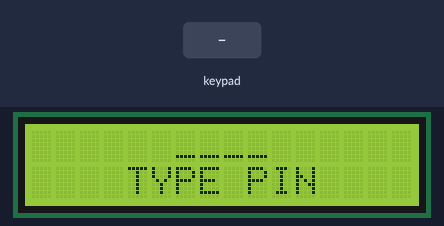
A sketch run on a simulated Arduino Uno, built with avr-gcc and run on an emulated ATmega328P. Parts: 16×2 character LCD. The test bench sets the inputs (shaded band).

Above: at 1.2 s.
1.3 s: keypad keys 9 8 7 6 # pressed 0.4 s apart
At 4.1 s:
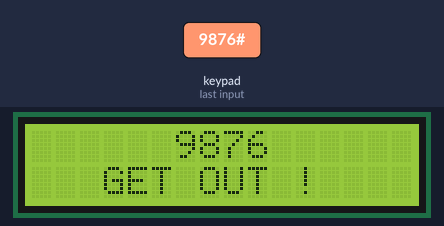
4.8 s: key 'A' pressed
At 6.7 s:
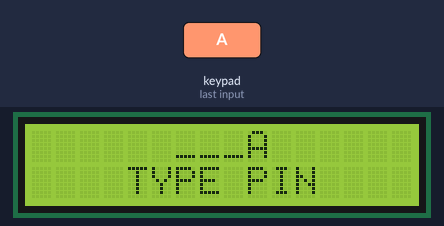
7.4 s: keypad keys 9 8 7 6 * pressed 0.4 s apart
At 9.8 s:
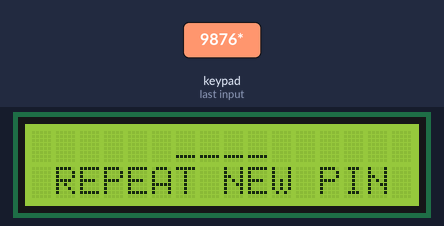
10.9 s: keypad keys 9 8 7 6 A pressed 0.4 s apart
At 13.8 s:
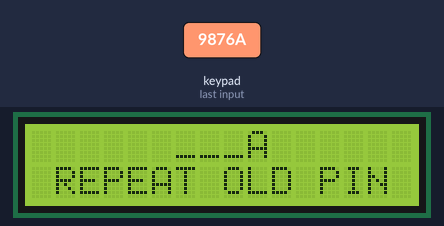
14.4 s: key '1' pressed
At 15.5 s:
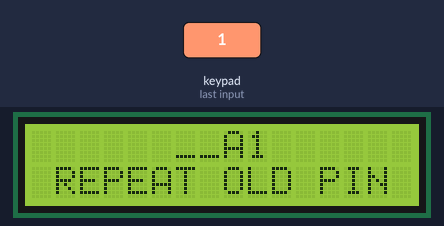
15.9 s: key '2' pressed
At 16.4 s:
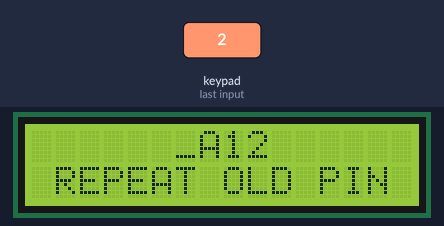
Timing chart, 0 to 18.4 s (numbered marks = the images above; inputs shaded):
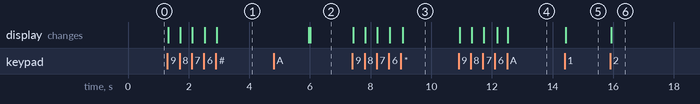

The sketch:

lock.ino
```cpp
#include <LiquidCrystal_I2C.h>
#include <Keypad.h>

const byte ROWS = 4;
const byte COLS = 4;
char hexaKeys[ROWS][COLS] = {
  { '1', '2', '3', 'A' },
  { '4', '5', '6', 'B' },
  { '7', '8', '9', 'C' },
  { '*', '0', '#', 'D' }
};
byte rowPins[ROWS] = { 9, 8, 7, 6 };
byte colPins[COLS] = { 5, 4, 3, 2 };

Keypad keypad = Keypad(makeKeymap(hexaKeys), rowPins, colPins, ROWS, COLS);
LiquidCrystal_I2C lcd(0x27, 16, 2);

char password[4] = { '5', '4', '3', '2' }, pile[4], confirm[4];
char AUTH_KEY = '#', CHANGE_KEY = '*';
bool inRepeat = false, inVerify = false;
int posRepeat = 0, posVerify = 0, posMessage = 0;
String message = "";

void screen() {
  lcd.clear();
  for (int i = 0; i < 4; i++) {
    char d = pile[i];
    lcd.setCursor(6 + i, 0);
    lcd.print(d ? d : '_');
  }

  lcd.setCursor(posMessage, 1);
  lcd.print(message);
}
void reset() {
  for (int i = 0; i < 4; i++) pile[i] = '\0';
  screen();
}
void addKey(char key) {
  for (int i = 0; i < 3; i++) pile[i] = pile[i + 1];
  pile[3] = key;
  screen();
  if (inVerify)
    posVerify++;
  if (inRepeat)
    posRepeat++;
}
bool isValid() {
  for (int i = 0; i < 4; i++)
    if (pile[i] == '\0') return false;
  return true;
}
bool repeat() {
  for (int i = 0; i < 4; i++) {
    if (pile[i] == '\0' || confirm[i] != pile[i]) return false;
  }
  return true;
}
void change() {
  for (int i = 0; i < 4; i++) password[i] = confirm[i];
}
void saveNew() {
  for (int i = 0; i < 4; i++) confirm[i] = pile[i];
}
void setMessage(String m) {
  posMessage = abs((16 - m.length()) / 2);
  message = m;
  screen();
}
bool authenticate() {
  for (int i = 0; i < 4; i++) {
    if (pile[i] == '\0' || password[i] != pile[i]) return false;
  }
  return true;
}

void setup() {
  Serial.begin(9600);
  lcd.init();
  lcd.backlight();
  setMessage("TYPE PIN");
}

void loop() {
  char key = keypad.getKey();
  if (key && key != AUTH_KEY and key != CHANGE_KEY) {
    if (posRepeat < 4 && posVerify < 4) {
      addKey(key);
      if (inRepeat && posRepeat == 4) {
        if (repeat()) {
          setMessage("REPEAT OLD PIN");
          inVerify = true;
        } else {
          setMessage("DOESN'T MATCH");
          delay(3000);
          setMessage("TYPE PIN");
        }
        inRepeat = false;
        posRepeat = 0;
        posVerify = 0;
        reset();
      } else if (inVerify && posVerify == 4) {
        bool auth = authenticate();
        if (auth) {
          change();
          setMessage("CHANGED !");
        } else
          setMessage("GET OUT !");

        delay(3000);
        inVerify = false;
        posVerify = 0;
        setMessage("TYPE PIN");

        reset();
      }
    }
  } else if (key == AUTH_KEY && !(inRepeat || inVerify)) {
    bool auth = authenticate();
    if (auth)
      setMessage("NICE !");
    else
      setMessage("GET OUT !");

    delay(3000);
    setMessage("TYPE PIN");
    reset();
  } else if (key == CHANGE_KEY && !(inRepeat || inVerify)) {
    if (!isValid()) {
      setMessage("4 DIGITOS !");
      delay(3000);

      setMessage("TYPE PIN");
    } else {
      saveNew();
      setMessage("REPEAT NEW PIN");
      inRepeat = true;
      posRepeat = 0;
    }
    reset();
  }
}
```

Measured:
- after the input at 1.3 s, the display: first changes at once (image 1 shows a later state)
- after the input at 4.8 s, the display: first differs from a run without the input after 1.2 s (image 2)
- after the input at 7.4 s, the display: first changes at once (image 3 shows a later state)
- after the input at 10.9 s, the display: first changes at once (image 4 shows a later state)
- after the input at 14.4 s, the display: changes at once (image 5)
- after the input at 15.9 s, the display: changes at once (image 6)
